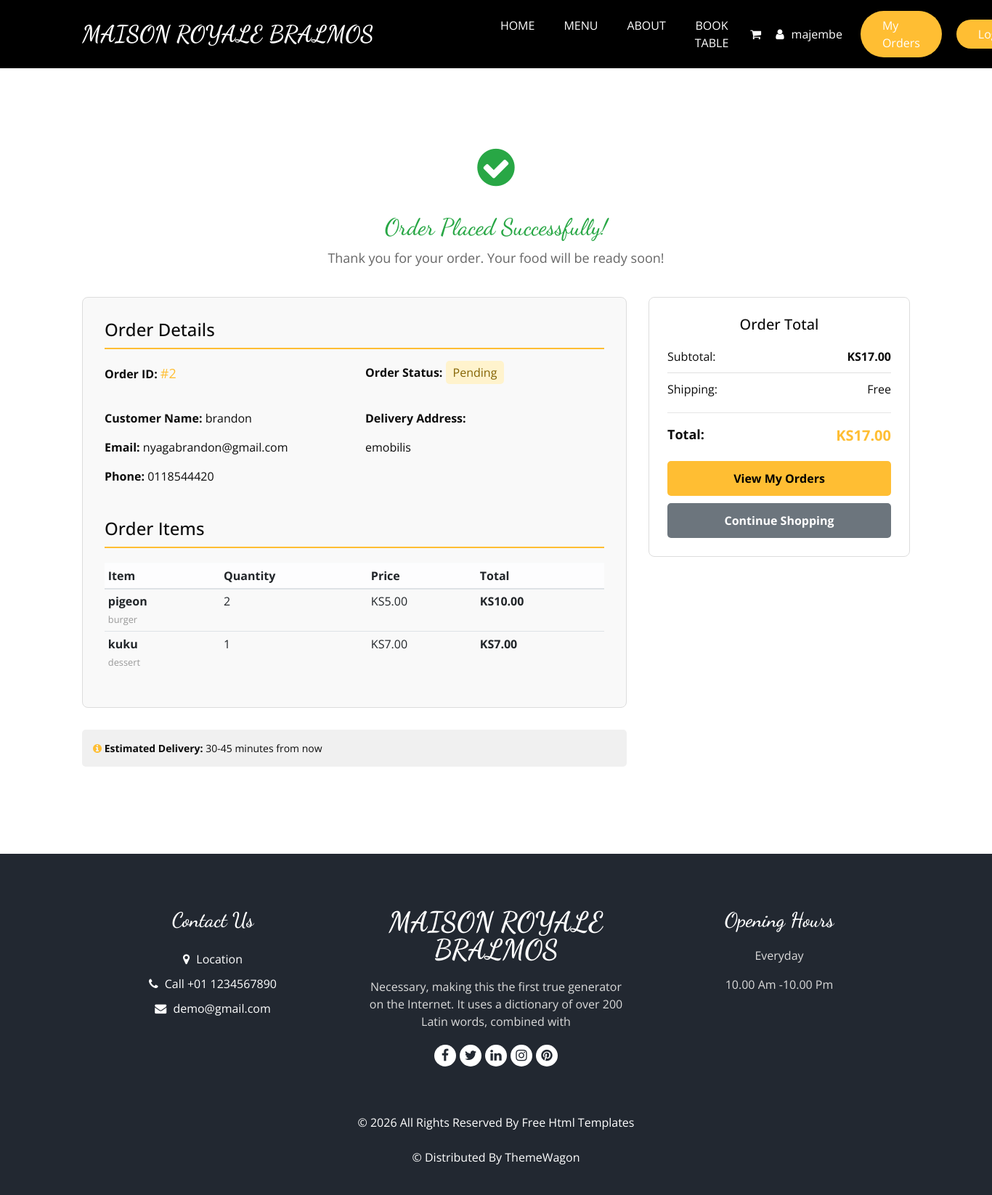
/order-confirmation/2/ (signed in), run on the app's committed database.
### myapp/models.py (models this page shows, shortened)
class Order(models.Model):
    STATUS_CHOICES = [
        ('pending', 'Pending'),
        ('confirmed', 'Confirmed'),
        ('preparing', 'Preparing'),
        ('ready', 'Ready for Pickup'),
        ('completed', 'Completed'),
        ('cancelled', 'Cancelled'),
    ]
    user = models.ForeignKey(User, on_delete=models.CASCADE)
    total_price = models.DecimalField(max_digits=10, decimal_places=2)
    status = models.CharField(max_length=20, choices=STATUS_CHOICES, default='pending')
    payment_status = models.CharField(max_length=20, choices=[('pending', 'Pending'), ('completed', 'Completed'), ('failed', 'Failed')], default='pending')
    customer_name = models.CharField(max_length=100)
    customer_email = models.EmailField()
    customer_phone = models.CharField(max_length=15)
    delivery_address = models.TextField()
    special_instructions = models.TextField(blank=True)
    created_at = models.DateTimeField(auto_now_add=True)
    updated_at = models.DateTimeField(auto_now=True)
    class Meta:
        ordering = ['-created_at']

class OrderItem(models.Model):
    order = models.ForeignKey(Order, on_delete=models.CASCADE)
    food = models.ForeignKey(Food, on_delete=models.CASCADE)
    quantity = models.PositiveIntegerField()
    price_at_order = models.DecimalField(max_digits=8, decimal_places=2)
    def get_total_price(self):
        return self.price_at_order * self.quantity

class Food(models.Model):
    CATEGORY_CHOICES = [
        ('burger', 'Burger'),
        ('pizza', 'Pizza'),
        ('sandwich', 'Sandwich'),
        ('salad', 'Salad'),
        ('dessert', 'Dessert'),
        ('beverage', 'Beverage'),
        ('appetizer', 'Appetizer'),
    ]
    name = models.CharField(max_length=100, unique=True)
    description = models.TextField(blank=True)
    price = models.DecimalField(max_digits=8, decimal_places=2)
    category = models.CharField(max_length=20, choices=CATEGORY_CHOICES)
    image = models.ImageField(upload_to='food_images/', blank=True, null=True)
    is_available = models.BooleanField(default=True)
    created_at = models.DateTimeField(auto_now_add=True)
    updated_at = models.DateTimeField(auto_now=True)
    class Meta:
        ordering = ['-created_at']
        verbose_name_plural = 'Food Items'

### myapp/views.py (the view, shortened to what this page needs)
# urls.py: path('order-confirmation/<int:order_id>/', views.order_confirmation, name='order_confirmation'),
@login_required(login_url='login')
def order_confirmation(request, order_id):
    order = get_object_or_404(Order, id=order_id, user=request.user)
    order_items = order.orderitem_set.all()
    context = {
        'order': order,
        'order_items': order_items,
    }
    return render(request, 'order_confirmation.html', context)

### myapp/models.py (called while the page is built)
    def get_item_count(self):
        return sum(item.quantity for item in self.cartitem_set.all())

### myapp/templates/order_confirmation.html (shortened to what this page needs)
{% extends "base.html" %}
{% load static %}
{% block content %}
<section class="food_section layout_padding">
  <div class="container">
    <div style="text-align:center; margin-bottom:40px;">
      <div style="font-size:60px; color:#28a745; margin-bottom:20px;">
        <i class="fa fa-check-circle"></i>
      </div>
      <h2 style="color:#28a745; margin-bottom:10px;">Order Placed Successfully!</h2>
      <p style="font-size:18px; color:#666;">Thank you for your order. Your food will be ready soon!</p>
    </div>
    <div class="row">
      <div class="col-md-8">
        <div style="border:1px solid #ddd; padding:30px; border-radius:8px; background:#f9f9f9; margin-bottom:30px;">
          <h4 style="margin-bottom:20px; border-bottom:2px solid #ffbe33; padding-bottom:10px;">Order Details</h4>
          <div class="row" style="margin-bottom:20px;">
            <div class="col-md-6">
              <p><strong>Order ID:</strong> <span style="color:#ffbe33; font-size:18px;">#{{ order.id }}</span></p>
            </div>
            <div class="col-md-6">
              <p><strong>Order Status:</strong> <span style="background:#fff3cd; padding:5px 10px; border-radius:5px; color:#856404;">{{ order.get_status_display }}</span></p>
            </div>
          </div>
          <div class="row" style="margin-bottom:25px;">
            <div class="col-md-6">
              <p><strong>Customer Name:</strong> {{ order.customer_name }}</p>
              <p><strong>Email:</strong> {{ order.customer_email }}</p>
              <p><strong>Phone:</strong> {{ order.customer_phone }}</p>
            </div>
            <div class="col-md-6">
              <p><strong>Delivery Address:</strong></p>
              <p>{{ order.delivery_address }}</p>
            </div>
          </div>
          <h4 style="margin-top:30px; margin-bottom:20px; border-bottom:2px solid #ffbe33; padding-bottom:10px;">Order Items</h4>
          <table class="table table-sm">
            <thead class="table-light">
              <tr>
                <th>Item</th>
                <th>Quantity</th>
                <th>Price</th>
                <th>Total</th>
              </tr>
            </thead>
            <tbody>
              {% for item in order_items %}
              <tr>
                <td>
                  <strong>{{ item.food.name }}</strong>
                  <br>
                  <small style="color:#999;">{{ item.food.category }}</small>
                </td>
                <td>{{ item.quantity }}</td>
                <td>KS{{ item.price_at_order }}</td>
                <td><strong>KS{{ item.get_total_price }}</strong></td>
              </tr>
              {% endfor %}
            </tbody>
          </table>
        </div>
        <div style="background:#f0f0f0; padding:15px; border-radius:5px; margin-bottom:30px;">
          <p style="margin:0; font-size:14px;">
            <i class="fa fa-info-circle" style="color:#ffbe33;"></i>
            <strong>Estimated Delivery:</strong> 30-45 minutes from now
          </p>
        </div>
      </div>
      <div class="col-md-4">
        <div style="border:1px solid #ddd; padding:25px; border-radius:8px; background:#fff; position:sticky; top:20px;">
          <h5 style="margin-bottom:20px; text-align:center;">Order Total</h5>
          <div style="display:flex; justify-content:space-between; margin-bottom:10px; border-bottom:1px solid #e0e0e0; padding-bottom:10px;">
            <span>Subtotal:</span>
            <strong>KS{{ order.total_price }}</strong>
          </div>
          <div style="display:flex; justify-content:space-between; margin-bottom:20px;">
            <span>Shipping:</span>
            <span>Free</span>
          </div>
          <hr>
          <div style="display:flex; justify-content:space-between; font-size:18px; margin-bottom:20px;">
            <strong>Total:</strong>
            <strong style="color:#ffbe33; font-size:20px;">KS{{ order.total_price }}</strong>
          </div>
          <a href="{% url 'my_orders' %}" class="btn btn-warning" style="width:100%; padding:12px; font-weight:bold; border:none; border-radius:5px; background:#ffbe33; color:#000; text-align:center; display:block; margin-bottom:10px;">View My Orders</a>
          <a href="{% url 'menu' %}" class="btn btn-secondary" style="width:100%; padding:12px; font-weight:bold; border:none; border-radius:5px; background:#6c757d; color:#fff; text-align:center; display:block;">Continue Shopping</a>
        </div>
      </div>
    </div>
  </div>
</section>
{% endblock %}

### myapp/templates/base.html (shortened to what this page needs)
{% load static %}
<!DOCTYPE html>
<html>
<head>
  <link rel="stylesheet" type="text/css" href="{% static 'css/bootstrap.css' %}" />
  <link rel="stylesheet" type="text/css" href="https://cdnjs.cloudflare.com/ajax/libs/OwlCarousel2/2.3.4/assets/owl.carousel.min.css" />
  <link rel="stylesheet" href="https://cdnjs.cloudflare.com/ajax/libs/jquery-nice-select/1.1.0/css/nice-select.min.css" />
  <link href="{% static 'css/font-awesome.min.css' %}" rel="stylesheet" />
  <link href="{% static 'css/style.css' %}" rel="stylesheet" />
  <link href="{% static 'css/responsive.css' %}" rel="stylesheet" />
</head>
<body{% block body_class %}{% endblock %}>
  <header class="header_section">
    <div class="container">
      <nav class="navbar navbar-expand-lg custom_nav-container ">
        <a class="navbar-brand" href="{% url 'index' %}">
          <span>
            MAISON ROYALE BRALMOS
          </span>
        </a>
        <div class="collapse navbar-collapse" id="navbarSupportedContent">
          <ul class="navbar-nav  mx-auto ">
            <li class="nav-item {% block nav_home %}{% endblock %}">
              <a class="nav-link" href="{% url 'index' %}">Home {% block nav_home_span %}{% endblock %}</a>
            </li>
            <li class="nav-item {% block nav_menu %}{% endblock %}">
              <a class="nav-link" href="{% url 'menu' %}">Menu {% block nav_menu_span %}{% endblock %}</a>
            </li>
            <li class="nav-item {% block nav_about %}{% endblock %}">
              <a class="nav-link" href="{% url 'about' %}">About {% block nav_about_span %}{% endblock %}</a>
            </li>
            <li class="nav-item {% block nav_book %}{% endblock %}">
              <a class="nav-link" href="{% url 'book' %}">Book Table {% block nav_book_span %}{% endblock %}</a>
            </li>
          </ul>
          <div class="user_option">
            {% if user.is_authenticated %}
              <a href="{% url 'view_cart' %}" class="user_link" title="Shopping Cart" style="position: relative; display: inline-block;">
                <i class="fa fa-shopping-cart" aria-hidden="true"></i>
              </a>
              <a href="" class="user_link" title="{{ user.first_name|default:user.username }}">
                <i class="fa fa-user" aria-hidden="true"></i>
              </a>
              <span style="color: white; margin-right: 15px;">{{ user.first_name|default:user.username }}</span>
              <a href="{% url 'my_orders' %}" class="order_online" style="margin-right: 10px;">
                My Orders
              </a>
              <a href="{% url 'logout' %}" class="order_online">
                Logout
              </a>
            {% endif %}
          </div>
        </div>
      </nav>
    </div>
  </header>
  {% block content %}{% endblock %}
  <footer class="footer_section">
    <div class="container">
      <div class="row">
        <div class="col-md-4 footer-col">
          <div class="footer_contact">
            <h4>
              Contact Us
            </h4>
            <div class="contact_link_box">
              <a href="">
                <i class="fa fa-map-marker" aria-hidden="true"></i>
                <span>
                  Location
                </span>
              </a>
              <a href="">
                <i class="fa fa-phone" aria-hidden="true"></i>
                <span>
                  Call +01 1234567890
                </span>
              </a>
              <a href="">
                <i class="fa fa-envelope" aria-hidden="true"></i>
                <span>
                  demo@gmail.com
                </span>
              </a>
            </div>
          </div>
        </div>
        <div class="col-md-4 footer-col">
          <div class="footer_detail">
            <a href="" class="footer-logo">
              MAISON ROYALE BRALMOS
            </a>
            <p>
              Necessary, making this the first true generator on the Internet. It uses a dictionary of over 200 Latin words, combined with
            </p>
            <div class="footer_social">
              <a href="">
                <i class="fa fa-facebook" aria-hidden="true"></i>
              </a>
              <a href="">
                <i class="fa fa-twitter" aria-hidden="true"></i>
              </a>
              <a href="">
                <i class="fa fa-linkedin" aria-hidden="true"></i>
              </a>
              <a href="">
                <i class="fa fa-instagram" aria-hidden="true"></i>
              </a>
              <a href="">
                <i class="fa fa-pinterest" aria-hidden="true"></i>
              </a>
            </div>
          </div>
        </div>
        <div class="col-md-4 footer-col">
          <h4>
            Opening Hours
          </h4>
          <p>
            Everyday
          </p>
          <p>
            10.00 Am -10.00 Pm
          </p>
        </div>
      </div>
      <div class="footer-info">
        <p>
          &copy; <span id="displayYear"></span> All Rights Reserved By
          <a href="https://html.design/">Free Html Templates</a><br><br>
          &copy;  Distributed By
          <a href="https://themewagon.com/" target="_blank">ThemeWagon</a>
        </p>
      </div>
    </div>
  </footer>
</body>
</html>

### myapp/static/css/style.css (style rules this page uses)
body { font-family: "Open Sans", sans-serif; color: #0c0c0c; background-color: #ffffff; overflow-x: hidden; }
.layout_padding { padding: 90px 0; }
h1, h2 { font-family: 'Dancing Script', cursive; }
a, a:hover, a:focus { text-decoration: none; }
.btn, .btn:focus { outline: none !important; -webkit-box-shadow: none; box-shadow: none; }
.header_section { padding: 15px 0; background-color: #000000; }
.navbar-brand { font-family: 'Dancing Script', cursive; }
.navbar-brand span { font-weight: bold; font-size: 32px; color: #ffffff; }
.custom_nav-container { padding: 0; }
.custom_nav-container .navbar-nav { padding-left: 18%; }
.custom_nav-container .navbar-nav .nav-item .nav-link { padding: 5px 20px; color: #ffffff; text-align: center; text-transform: uppercase; border-radius: 5px; -webkit-transition: all 0.3s; transition: all 0.3s; }
.user_option { display: -webkit-box; display: -ms-flexbox; display: flex; -webkit-box-align: center; -ms-flex-align: center; align-items: center; }
.user_option a { margin: 0 10px; }
.user_option .user_link { color: #ffffff; }
.user_option .order_online { display: inline-block; padding: 8px 30px; background-color: #ffbe33; color: #ffffff; border-radius: 45px; -webkit-transition: all 0.3s; transition: all 0.3s; border: none; }
.footer_section { background-color: #222831; color: #ffffff; padding: 75px 0 40px 0; text-align: center; }
.footer_section h4 { font-size: 28px; }
.footer_section h4, .footer_section .footer-logo { font-weight: 600; margin-bottom: 20px; font-family: 'Dancing Script', cursive; }
.footer_section p { color: #dbdbdb; }
.footer_section .footer-col { margin-bottom: 30px; }
.footer_section .footer_contact .contact_link_box { display: -webkit-box; display: -ms-flexbox; display: flex; -webkit-box-orient: vertical; -webkit-box-direction: normal; -ms-flex-direction: column; flex-direction: column; }
.footer_section .footer_contact .contact_link_box a { margin: 5px 0; color: #ffffff; }
.footer_section .footer_contact .contact_link_box a i { margin-right: 5px; }
.footer_section .footer-logo { display: block; font-weight: bold; font-size: 38px; line-height: 1; color: #ffffff; }
.footer_section .footer_social { display: -webkit-box; display: -ms-flexbox; display: flex; -webkit-box-pack: center; -ms-flex-pack: center; justify-content: center; margin-top: 20px; margin-bottom: 10px; }
.footer_section .footer_social a { display: -webkit-box; display: -ms-flexbox; display: flex; -webkit-box-pack: center; -ms-flex-pack: center; justify-content: center; -webkit-box-align: center; -ms-flex-align: center; align-items: center; color: #222831; width: 30px; height: 30px; border-radius: 100%; background-color: #ffffff; border-radius: 100%; margin: 0 2.5px; font-size: 18px; }
.footer_section .footer-info { text-align: center; margin-top: 25px; }
.footer_section .footer-info p { color: #ffffff; margin: 0; }
.footer_section .footer-info p a { color: inherit; }

### myapp/static/css/responsive.css (style rules this page uses)
@media (min-width: 1200px) { .container { max-width: 1170px; } }

### data on the page
Order: id "2", status "Pending", customer_name "brandon", customer_email "nyagabrandon@gmail.com", customer_phone "0118544420", delivery_address "emobilis", total_price "17.00"
OrderItem: food.name "pigeon", food.category "burger", quantity "2", price_at_order "5.00", get_total_price "10.00"
OrderItem: food.name "kuku", food.category "dessert", quantity "1", price_at_order "7.00", get_total_price "7.00"

### other printed values
{{ user.first_name|default:user.username }} "majembe"
